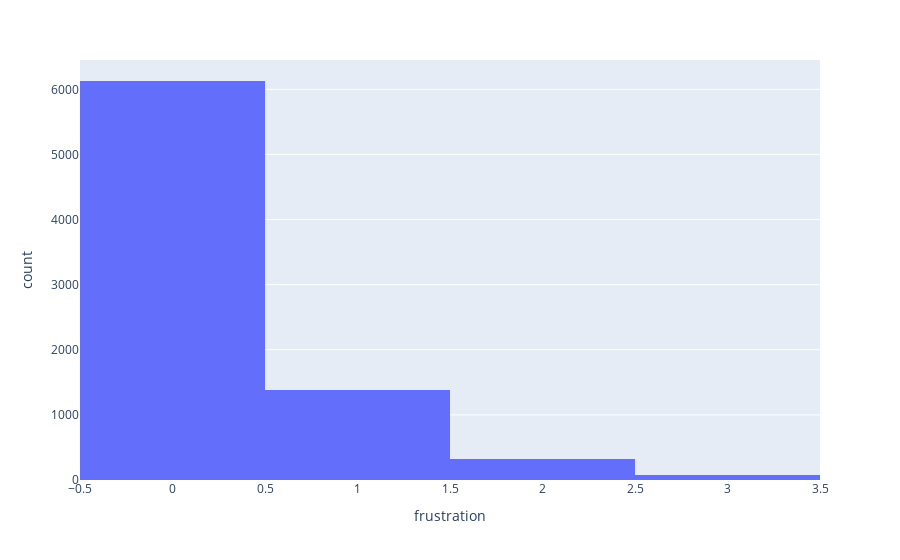

The cell this chart's notebook holds for it:
### Code cell
px.histogram(df_continous,'frustration')

### Figure 1 — Plotly figure (JSON) as saved in the notebook; plotly's stock layout.template omitted (floating-point values rounded to 4 significant figures; data arrays with more than 128 entries replaced by an {"elided": "..."} marker saying what was removed)
{"data": [{"bingroup": "x", "hovertemplate": "frustration=%{x}<br>count=%{y}<extra></extra>", "legendgroup": "", "marker": {"color": "#636efa", "pattern": {"shape": ""}}, "name": "", "orientation": "v", "showlegend": false, "type": "histogram", "x": {"elided": "7919 int values"}, "xaxis": "x", "yaxis": "y"}], "layout": {"barmode": "relative", "legend": {"tracegroupgap": 0}, "margin": {"t": 60}, "xaxis": {"anchor": "y", "domain": [0, 1], "title": {"text": "frustration"}}, "yaxis": {"anchor": "x", "domain": [0, 1], "title": {"text": "count"}}}}
